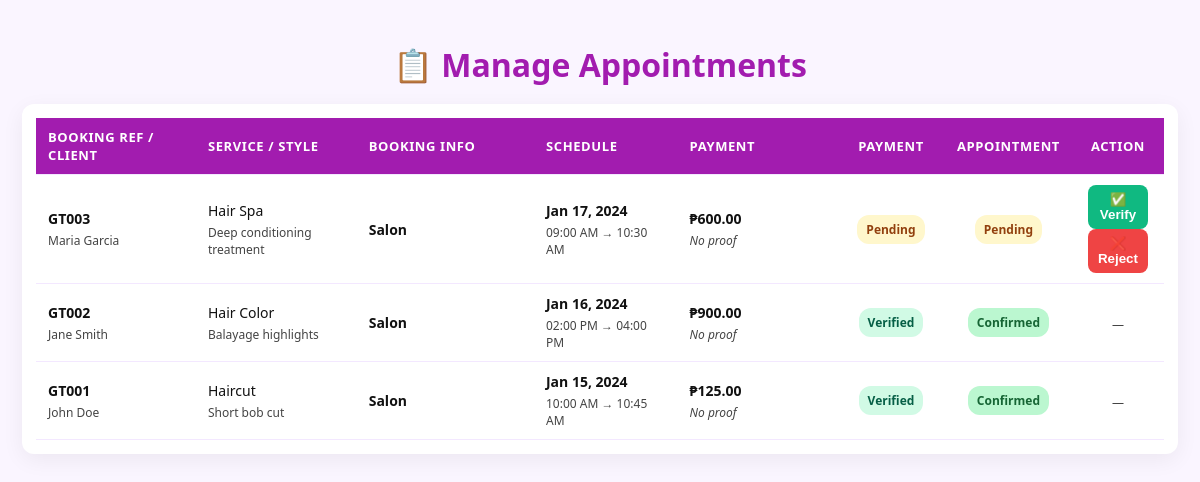
The app's page /appointments.php (signed in) with its own data.
### tables this page shows
CREATE TABLE IF NOT EXISTS appointments (
  id INT AUTO_INCREMENT PRIMARY KEY,
  booking_ref VARCHAR(50) UNIQUE NOT NULL,  
  client_id INT NOT NULL,
  service_id INT NOT NULL,
  booking_type ENUM('salon','home') DEFAULT 'salon',
  location_address TEXT NULL,
  style VARCHAR(191) NULL,
  start_at DATETIME NOT NULL,
  end_at DATETIME NOT NULL,
  down_payment DECIMAL(10,2) DEFAULT 0,  
  transport_fee DECIMAL(10,2) DEFAULT 0,
  payment_proof VARCHAR(255) NULL,  
  payment_status ENUM('pending','verified','rejected') DEFAULT 'pending',  
  status ENUM('pending','confirmed','cancelled','completed') DEFAULT 'pending',  
  created_at TIMESTAMP DEFAULT CURRENT_TIMESTAMP,
  FOREIGN KEY (client_id) REFERENCES users(id) ON DELETE CASCADE,
  FOREIGN KEY (service_id) REFERENCES services(id) ON DELETE CASCADE
);

CREATE TABLE IF NOT EXISTS users (
  id INT AUTO_INCREMENT PRIMARY KEY,
  name VARCHAR(191) NOT NULL,
  email VARCHAR(191) UNIQUE NOT NULL,
  password VARCHAR(255) NOT NULL,
  phone VARCHAR(50),
  role ENUM('client','admin') DEFAULT 'client',
  created_at TIMESTAMP DEFAULT CURRENT_TIMESTAMP
);

CREATE TABLE IF NOT EXISTS services (
  id INT AUTO_INCREMENT PRIMARY KEY,
  name VARCHAR(191) NOT NULL,
  duration_minutes INT NOT NULL,
  price DECIMAL(10,2) NOT NULL,
  created_at TIMESTAMP DEFAULT CURRENT_TIMESTAMP
);

### inc/bootstrap.php (called while the page is built, shortened)
<?php
$host = "localhost";
$db   = "glowtime_system";
$user = "root";
$pass = "";
try {
    $pdo = new PDO("mysql:host=$host;dbname=$db;charset=utf8", $user, $pass);
    $pdo->setAttribute(PDO::ATTR_ERRMODE, PDO::ERRMODE_EXCEPTION);
} catch (PDOException $e) {
    die("DB Connection failed: " . $e->getMessage());
}
function pdo() {
    global $pdo;
    return $pdo;
}

### appointments.php (the view, shortened to what this page needs)
<?php
require_once 'inc/bootstrap.php';
$appointments = [];
function h($v) { return htmlspecialchars((string)$v, ENT_QUOTES, 'UTF-8'); }
try {
    $stmt = pdo()->prepare("
        SELECT a.*, s.name AS service, u.name AS client
        FROM appointments a
        JOIN services s ON a.service_id = s.id
        JOIN users u ON a.client_id = u.id
        ORDER BY a.start_at DESC
    ");
    $stmt->execute();
    $appointments = $stmt->fetchAll(PDO::FETCH_ASSOC) ?: [];
} catch (PDOException $e) {
    $appointments = [];
    $error = 'Database error: ' . $e->getMessage();
}
function statusBadgeClass($status) {
    return match($status) {
        'pending'   => 'pending',
        'verified'  => 'verified',
        'rejected'  => 'rejected',
        'confirmed' => 'confirmed',
        'cancelled' => 'cancelled',
        default     => 'pending'
    };
}
?>
<!DOCTYPE html>
<html lang="en">
<head>
</head>
<body>
  <h1>📋 Manage Appointments</h1>
  <div class="table-container">
    <table>
      <thead>
        <tr>
          <th class="col-ref">Booking Ref / Client</th>
          <th class="col-service">Service / Style</th>
          <th class="col-info">Booking Info</th>
          <th class="col-schedule">Schedule</th>
          <th class="col-payment">Payment</th>
          <th class="col-status">Payment</th>
          <th class="col-status">Appointment</th>
          <th class="col-action">Action</th>
        </tr>
      </thead>
      <tbody>
      <?php if (empty($appointments)): ?>
        <tr><td colspan="8" class="no-data">No appointments found.</td></tr>
      <?php else: ?>
        <?php foreach ($appointments as $a): ?>
          <tr>
            <td class="col-ref">
              <strong><?= h($a['booking_ref'] ?? '-') ?></strong>
              <span class="small"><?= h($a['client'] ?? '-') ?></span>
            </td>
            <td class="col-service">
              <?= h($a['service'] ?? '-') ?>
              <span class="small"><?= !empty($a['style']) ? h($a['style']) : '-' ?></span>
            </td>
            <td class="col-info">
              <strong><?= ucfirst(h($a['booking_type'] ?? 'salon')) ?></strong>
            </td>
            <td class="col-schedule">
              <?php
                $start = !empty($a['start_at']) ? date("M d, Y", strtotime($a['start_at'])) : '-';
                $startTime = !empty($a['start_at']) ? date("h:i A", strtotime($a['start_at'])) : '-';
                $endTime = !empty($a['end_at']) ? date("h:i A", strtotime($a['end_at'])) : '-';
              ?>
              <strong><?= h($start) ?></strong>
              <span class="small"><?= h($startTime) ?> → <?= h($endTime) ?></span>
            </td>
            <td class="col-payment">
              <strong>₱<?= number_format((float)($a['down_payment'] ?? 0), 2) ?></strong>
              <div class="small">
                <?php if (!empty($a['payment_proof'])): ?>
                  <a class="proof-link" href="<?= h($a['payment_proof']) ?>" target="_blank">📷 View proof</a>
                <?php else: ?>
                  <em>No proof</em>
                <?php endif; ?>
              </div>
            </td>
            <td class="col-status" style="text-align:center;">
              <span class="status-badge <?= statusBadgeClass($a['payment_status'] ?? 'pending') ?>">
                <?= h($a['payment_status'] ?? 'pending') ?>
              </span>
            </td>
            <td class="col-status" style="text-align:center;">
              <span class="status-badge <?= statusBadgeClass($a['status'] ?? 'pending') ?>">
                <?= h($a['status'] ?? 'pending') ?>
              </span>
            </td>
            <td class="col-action" style="text-align:center;">
              <?php if (($a['payment_status'] ?? '') === 'pending'): ?>
                <form method="post" style="display:inline;" onsubmit="return confirmAction('verify')">
                  <button type="submit" class="btn btn-verify">✅ Verify</button>
                </form>
                <form method="post" style="display:inline;" onsubmit="return confirmAction('reject')">
                  <button type="submit" class="btn btn-reject">❌ Reject</button>
                </form>
              <?php else: ?>
                <span class="small">—</span>
              <?php endif; ?>
            </td>
          </tr>
        <?php endforeach; ?>
      <?php endif; ?>
      </tbody>
    </table>
  </div>
</body>
</html>

### appointments.php (style rules this page uses)
:root { --purple:#a21caf;--muted:#f3e8ff }
body { font-family: "Segoe UI", sans-serif; background:#faf5ff; margin:0; padding:22px; color:#111; }
h1 { text-align:center; color:var(--purple); margin-bottom:18px; }
.table-container { max-width:1200px; margin:0 auto 40px; background:#fff; border-radius:12px; padding:14px; box-shadow:0 6px 22px rgba(0,0,0,0.06); overflow:auto; }
table { width:100%; border-collapse:collapse; font-size:14px; }
th, td { padding:10px 12px; text-align:left; border-bottom:1px solid var(--muted); vertical-align:middle; }
th { background:var(--purple); color:#fff; font-size:13px; text-transform:uppercase; letter-spacing:0.6px; }
th.col-ref { width:16%; }
th.col-service { width:16%; }
th.col-info { width:18%; }
th.col-schedule { width:14%; }
th.col-payment { width:16%; }
th.col-status { width:10%; text-align:center; }
th.col-action { width:10%; text-align:center; }
.small { font-size:12px; color:#444; display:block; margin-top:4px; }
.status-badge { display:inline-block; padding:6px 9px; border-radius:12px; font-weight:700; font-size:12px; text-transform:capitalize; }
.pending { background:#fff7cc; color:#92400e; }
.verified { background:#d1fae5; color:#065f46; }
.confirmed { background:#bbf7d0; color:#166534; }
.btn { display:inline-block; padding:7px 10px; border-radius:8px; font-weight:700; border:none; cursor:pointer; text-decoration:none; margin:0 4px; }
.btn-verify { background:#10b981; color:#fff; }
.btn-reject { background:#ef4444; color:#fff; }

### records on screen
appointments: booking_ref "GT003", client.name "Maria Garcia", service.name "Hair Spa", style "Deep conditioning treatment", booking_type "Salon", start_at "Jan 17, 2024", start_at "09:00 AM", end_at "10:30 AM", down_payment "600.00", shows "No proof", payment_status "Pending", status "Pending"
appointments: booking_ref "GT002", client.name "Jane Smith", service.name "Hair Color", style "Balayage highlights", booking_type "Salon", start_at "Jan 16, 2024", start_at "02:00 PM", end_at "04:00 PM", down_payment "900.00", shows "No proof", payment_status "Verified", status "Confirmed"
appointments: booking_ref "GT001", client.name "John Doe", service.name "Haircut", style "Short bob cut", booking_type "Salon", start_at "Jan 15, 2024", start_at "10:00 AM", end_at "10:45 AM", down_payment "125.00", shows "No proof", payment_status "Verified", status "Confirmed"
